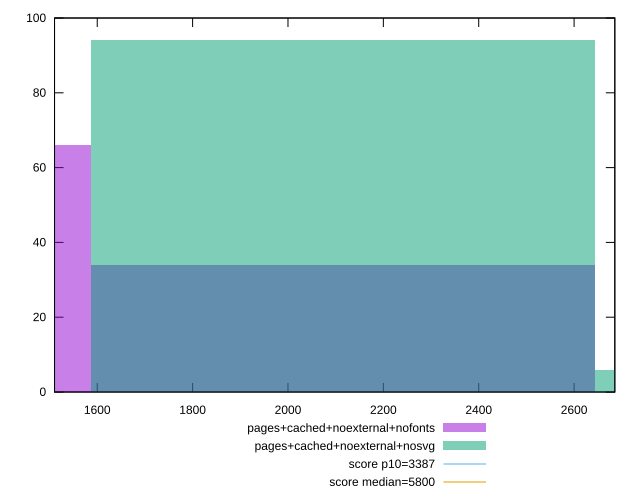

Source code (gnuplot):
reset

$pagesCachedNoexternalNofonts <<EOF
1057.6524282686005 66
2115.304856537201 34
EOF

$pagesCachedNoexternalNosvg <<EOF
2115.304856537201 94
3172.9572848058015 6
EOF

set key outside below
set boxwidth 1057.6524282686005
set xrange [1510.4286000000002:2685.4222802932204]
set yrange [0:100]
set trange [0:100]
set style fill transparent solid 0.5 noborder

set parametric
set terminal svg size 640, 500 enhanced background rgb 'white'
set output "reprap/speed-index/comparison/histogram/6_vs_7.svg"

plot $pagesCachedNoexternalNofonts title "pages+cached+noexternal+nofonts" with boxes, \
     $pagesCachedNoexternalNosvg title "pages+cached+noexternal+nosvg" with boxes, \
     3387,t title "score p10=3387", \
     5800,t title "score median=5800"

reset
